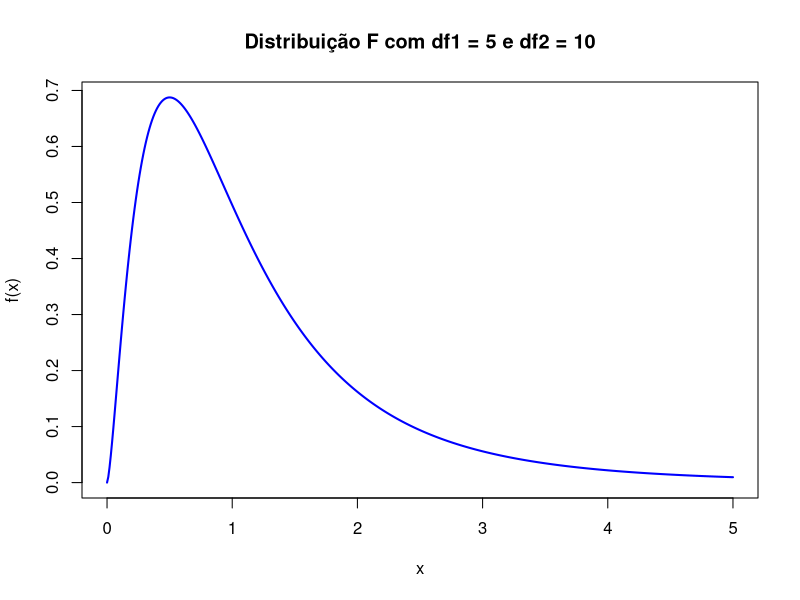
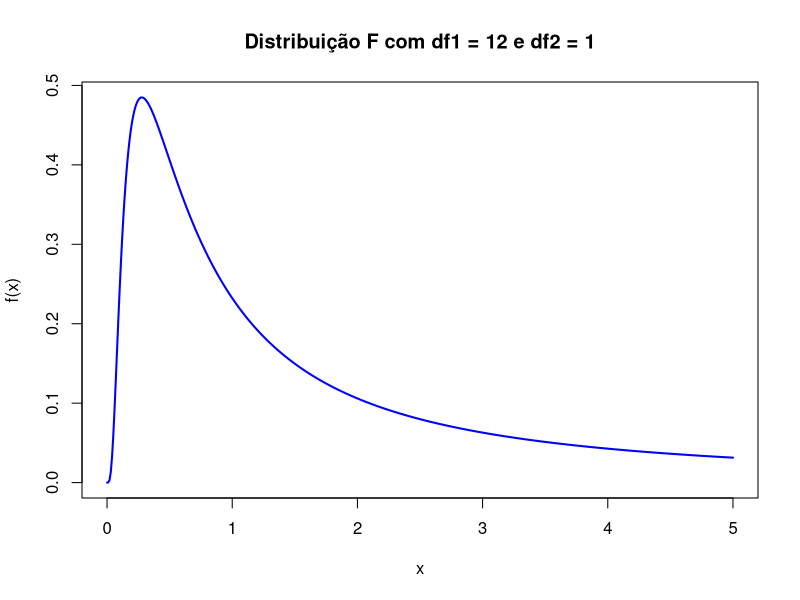

These figures' R source, in order:
## ---- chunk 1
x <- seq(0,5,0.01)

y <- df(x, df1 = 5, df2 = 10)

plot(x, y,
     type = "l",
     lwd = 2,
     col = "blue",
     main = "Distribuição F com df1 = 5 e df2 = 10",
     xlab = "x",
     ylab = "f(x)")

## ---- chunk 2
x <- seq(0,5,0.01)

y <- df(x, df1 = 12, df2 = 1)

plot(x, y,
     type = "l",
     lwd = 2,
     col = "blue",
     main = "Distribuição F com df1 = 12 e df2 = 1",
     xlab = "x",
     ylab = "f(x)")
